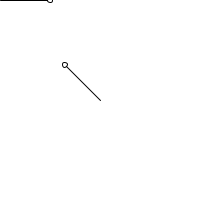
Frame 1 (no input)
Frame 60 (the mouse pressed at the canvas centre just before this capture): identical to frame 1, image omitted
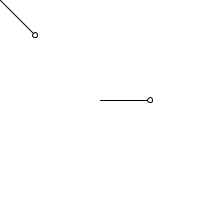
Frame 120 (the mouse held since frame 60 and released just before this capture)

The Processing sketch that drew these frames (run headless with seeded random() and noise(); from frame 60 on, the mouse is pressed at the canvas centre):

// Processing sketch: trig_08_antan2
// ── trig_08_antan2.pde
// Using Atan2 to get Angle To Point
// Example by Andy Wallace for Trig Workshop at Wonderville on 2019.08.10

void setup(){
  size(200,200);
}

void draw(){
  background(255,255,255);
  
  float range = 50;
  
  //pointing form 0,0 to the mouse
  //atan2 takes Y then X, which is weird but that's how it works
  float angle1 = atan2(mouseY, mouseX);
  float x1 = cos(angle1) * range;
  float y1 = sin(angle1) * range;
  
  line (0,0, x1, y1);
  ellipse(x1,y1,5,5);
  
  //pointing from a specific point requires a little math in the atan2 function
  float anchor_x = width/2;
  float anchor_y = height/2;
  float angle2 = atan2(mouseY-anchor_y, mouseX-anchor_x);
  float x2 = anchor_x + cos(angle2) * range;
  float y2 = anchor_y + sin(angle2) * range;
  
  line(anchor_x, anchor_y, x2, y2);
  ellipse(x2,y2,5,5);
  
}
